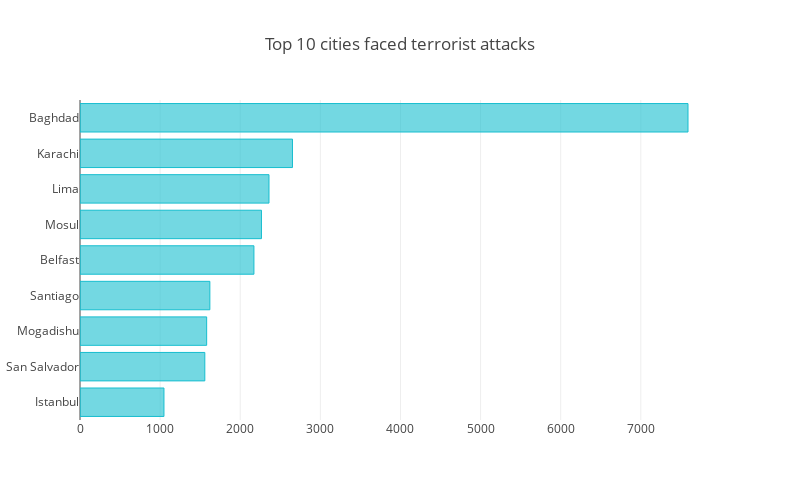

The cell this chart's notebook holds for it:
### Markdown cell above
#### Cities in which majorly attackes done
Baghdad is the most affatected one followed by Karachi. Baghdad suffered around 2.5 times more attacks compared to Karachi which is just next to it in the list

### Code cell
data['city'].value_counts()[1:10][::-1].iplot(kind="barh",bargap=.5, title="Top 10 cities faced terrorist attacks", 
                                              colors="#17becf", layout=Layout(paper_bgcolor='rgba(0,0,0,0)',
                                                                                plot_bgcolor='rgba(0,0,0,0)',
                                                                                width=800, height=500, 
                                                                                title='Top 10 cities faced terrorist attacks'))

### Figure 1 — Plotly figure (JSON) as saved in the notebook; plotly's stock layout.template omitted (floating-point values rounded to 4 significant figures)
{"data": [{"marker": {"color": "rgba(23, 190, 207, 0.6)", "line": {"color": "rgba(23, 190, 207, 1.0)", "width": 1}}, "name": "city", "orientation": "h", "text": "", "type": "bar", "uid": "3c3a9f6a-7ed0-4f22-b1d8-4cfda8d1e22f", "x": [1048, 1558, 1581, 1621, 2171, 2265, 2359, 2652, 7589], "y": ["Istanbul", "San Salvador", "Mogadishu", "Santiago", "Belfast", "Mosul", "Lima", "Karachi", "Baghdad"]}], "layout": {"height": 500, "paper_bgcolor": "rgba(0,0,0,0)", "plot_bgcolor": "rgba(0,0,0,0)", "title": {"text": "Top 10 cities faced terrorist attacks"}, "width": 800}}
